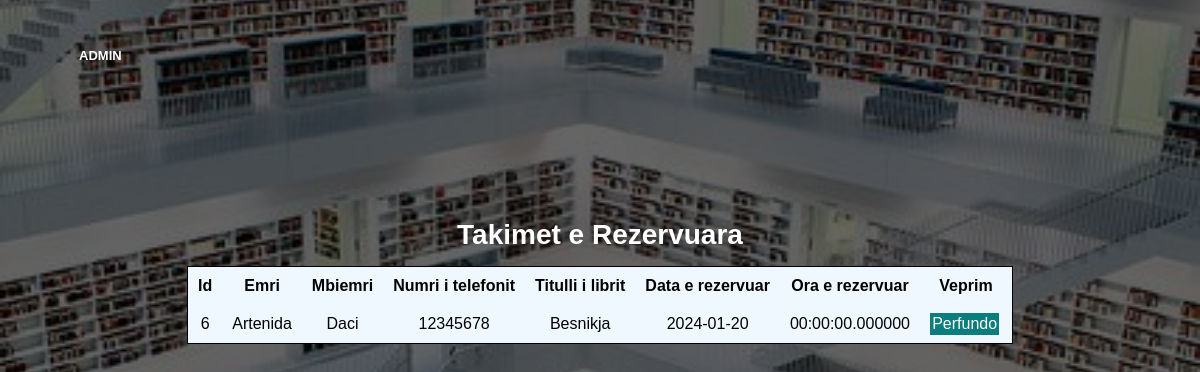
/menaxho_takimet.php, run on the app's committed database.
### tables this page shows
CREATE TABLE `takimet` (
  `date_id` int(11) NOT NULL,
  `user_id` int(11) NOT NULL,
  `title` varchar(30) NOT NULL,
  `date` date NOT NULL,
  `time` time(6) NOT NULL
);

CREATE TABLE `users` (
  `Id_User` int(30) NOT NULL,
  `role` varchar(30) NOT NULL,
  `username` varchar(30) NOT NULL,
  `password` varchar(30) NOT NULL,
  `name` varchar(30) NOT NULL,
  `lastname` varchar(30) NOT NULL,
  `email` varchar(30) NOT NULL,
  `phone` varchar(30) NOT NULL
);

### menaxho_takimet.php (the view, shortened to what this page needs)
<?php
require("lidhja.php");
?>
<html>
<head>
</head>
<body>
    <?php
    $sql = "SELECT takimet.date_id, users.name, users.lastname, users.phone, takimet.title, takimet.date, takimet.time
            FROM takimet
            JOIN users ON takimet.user_id = users.Id_User";
    $result  = mysqli_query($conn, $sql);
    ?>
    <div class="nav-links" id="navLinks">
        <p><a href="admin_main_page.php">ADMIN</a></p>
    </div>
    <table class="table-hover">
        <caption>Takimet e Rezervuara</caption>
        <thead>
            <tr>
                <th scope="col">Id</th>
                <th scope="col">Emri</th>
                <th scope="col">Mbiemri</th>
                <th scope="col">Numri i telefonit</th>
                <th scope="col">Titulli i librit</th>
                <th scope="col">Data e rezervuar</th>
                <th scope="col">Ora e rezervuar</th>
                <th scope="col">Veprim</th>
            </tr>
        </thead>
        <tbody>
            <?php
            while ($row = mysqli_fetch_assoc($result)) {
                echo "<tr>";
                echo "<td>{$row['date_id']}</td>";
                echo "<td>{$row['name']}</td>";
                echo "<td>{$row['lastname']}</td>";
                echo "<td>{$row['phone']}</td>";
                echo "<td>{$row['title']}</td>";
                echo "<td>{$row['date']}</td>";
                echo "<td>{$row['time']}</td>";
                echo "<td class='actions'>
                        <a style='color:white; text-decoration: none; background-color: rgb(11,125,125); padding: 3%; margin-right: 7px' href='?deleteID=" . $row['date_id'] . "'>Perfundo</a>
                    </td>";
                echo "</tr>";
            }
            ?>
        </tbody>
    </table>
</body>
</html>

### menaxho_takimet.php (style rules this page uses)
body { font-family: sans-serif; height: 100vh; background: url(images/White\ Library.jpg) center/cover no-repeat fixed; position: relative; }
body::before { content: ""; position: fixed; top: 0; left: 0; width: 100%; height: 100%; background: rgba(0, 0, 0, 0.6); z-index: -1; }
table { margin: 0 auto; margin-top: 100px; background-color: aliceblue; border-collapse: collapse; border: 1px solid black; }
td { padding: 5px; }
th, td { padding: 10px; text-align: center; }
caption { width: 700px; margin: auto; color: white; padding: 15px 0px; font-weight: bold; text-align: center; border-radius: 15px 15px 0px 0px; font-size: 28px; }
.nav-links { list-style: none; display: inline-block; padding: 2% 6%; justify-content: space-between; align-items: center; }
.nav-links a { color: white; font-weight: bold; text-decoration: none; font-size: 13px; }
.nav-links a::after { content: ''; width: 0%; height: 2px; background: red; display: block; margin: auto; transition: 0.5s; }

### data on the page
takimet: date_id "6", user.name "Artenida", user.lastname "Daci", user.phone "12345678", title "Besnikja", date "2024-01-20", time "00:00:00.000000"
